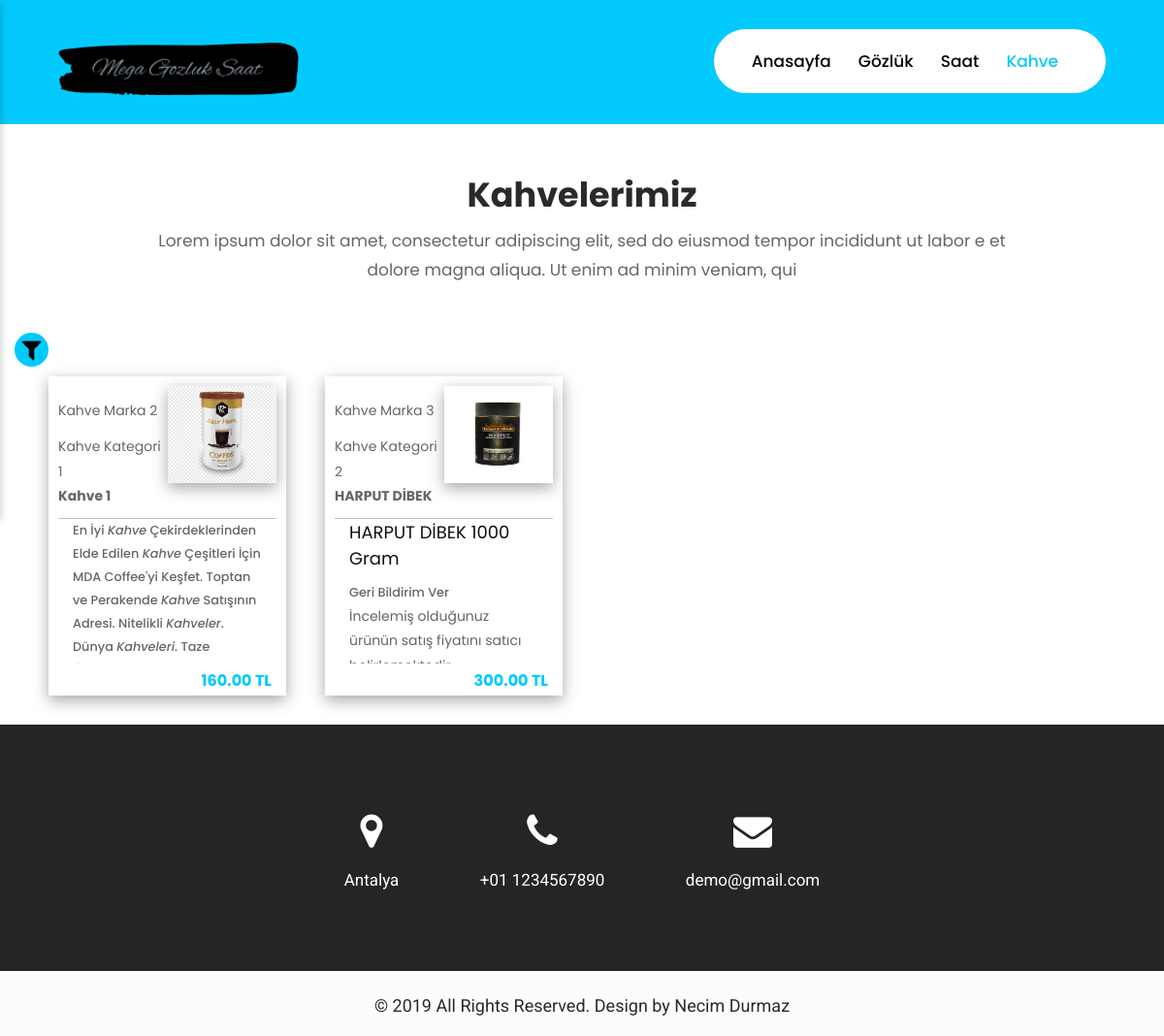
Page /kahve on the committed database.
### megaapp/models.py (models this page shows, shortened)
class Coffe(models.Model):
    title = models.CharField(max_length=50)
    description = RichTextField()
    slug = models.SlugField(
        unique=True, max_length=50, blank=True, db_index=True, editable=False
    )
    image = models.ImageField(upload_to="coffe")
    category = models.ForeignKey(CoffeCategory, on_delete=models.CASCADE)
    brand = models.ForeignKey(
        CoffeBrand, on_delete=models.CASCADE, null=True, blank=True
    )
    price = models.DecimalField(max_digits=10, decimal_places=2, default=0.00)

class CoffeBrand(models.Model):
    title = models.CharField(max_length=50)
    description = RichTextField()
    slug = models.SlugField(
        unique=True, max_length=50, blank=True, db_index=True, editable=False
    )
    def __str__(self):
        return f"{self.title}"

class CoffeCategory(models.Model):
    title = models.CharField(max_length=50)
    description = RichTextField()
    slug = models.SlugField(
        unique=True, max_length=50, blank=True, db_index=True, editable=False
    )
    def __str__(self):
        return f"{self.title}"

### megaapp/views.py (the view)
# urls.py: path("kahve", views.coffes, name="coffes"),
def coffes(request):
    coffes = Coffe.objects.all()
    get =request.GET
    if get.get('category') and  get.get('category') != 'on' :
        coffes = coffes.filter(category=get.get('category'))
    if get.get('brand') and get.get('brand') != 'on':
        coffes = coffes.filter(brand=get.get('brand'))
    if get.get('maxprice'):
        coffes = coffes.filter(price__lte=get.get('maxprice'))
    if get.get('minprice'):
        coffes = coffes.filter(price__gte=get.get('minprice'))
    categories = CoffeCategory.objects.all()
    brands = CoffeBrand.objects.all()
    return render(
        request,
        "mega/coffes.html",
        {"active":'watch',"coffes": coffes, "categories": categories, "brands": brands, "brands": brands,"filterCategory":get.get('category'),"filterBrand":get.get('brand'),"filterMaxPrice":get.get('maxprice'),"filterMinPrice":get.get('minprice')},
    )

### megaapp/templates/mega/coffes.html (shortened to what this page needs)
{% extends 'base.html' %} {% load static %} {% block css_files %}
<link href="{% static 'glightbox/css/glightbox.css' %}" rel="stylesheet" />
<link rel="stylesheet" href="{% static 'mega/css/mega/coffes.css' %}" />
{% endblock %} {% block body_files %}
<div class="position_head">
  <div class="header">
    <div class="container-fluid">
      <div class="row">
        <div class="col-xl-3 col-lg-3 col-md-3 col-sm-3 col logo_section">
          <div class="full">
            <div class="center-desk">
              <div class="logo">
                <a href="{% url 'index' %}"
                  ><img
                    src="{% static 'mega/images/png/logo-no-background.png' %}"
                    alt="#"
                /></a>
              </div>
            </div>
          </div>
        </div>
        <div class="col-xl-9 col-lg-9 col-md-9 col-sm-9">
          <nav class="navigation navbar navbar-expand-md navbar-dark">
            <div class="collapse navbar-collapse" id="navbarsExample04">
              <ul class="navbar-nav mr-auto">
                <li class="nav-item">
                  <a class="nav-link" href="{% url 'index' %}">Anasayfa</a>
                </li>
                <li class="nav-item">
                  <a class="nav-link" href="{% url 'glasses' %}">Gözlük</a>
                </li>
                <li class="nav-item">
                  <a class="nav-link" href="{% url 'watchs' %}">Saat</a>
                </li>
                <li class="nav-item active">
                  <a class="nav-link" href="{% url 'coffes' %}">Kahve</a>
                </li>
              </ul>
            </div>
          </nav>
        </div>
      </div>
    </div>
  </div>
</div>
<div class="coffees">
  <div class="container">
    <div class="row">
      <div class="col-md-10 offset-md-1">
        <div class="titlepage">
          <h2>Kahvelerimiz</h2>
          <p>
            Lorem ipsum dolor sit amet, consectetur adipiscing elit, sed do
            eiusmod tempor incididunt ut labor e et dolore magna aliqua. Ut enim
            ad minim veniam, qui
          </p>
        </div>
      </div>
    </div>
  </div>
  <div class="container-fluid">
    <div class="row">
      <div
        style="
          color: white;
          position: sticky;
          top: 50px;
          z-index: 1;
          width: 25px;
        "
      >
        <div
          onclick="filterPanelFunc()"
          style="
            display: flex;
            color: white;
            background-color: #00cafc;
            width: 35px;
            height: 35px;
            border-radius: 50%;
            align-items: center;
            justify-content: center;
          "
        >
          <img
            src="{% static 'mega/images/filter.png' %}"
            style="width: 25px; height: 25px"
          />
        </div>
      </div>
      <div class="col-md-12">
        <div class="coffe_list row">
          {% for coffe in coffes %}
          <div class="coffe_main col-xl-3 col-lg-3 col-md-4 col-sm-6">
            <div class="coffe_item row">
              <div class="coffe_item_description col-12">
                <div class="row">
                  <div
                    class="coffe_item_description__brand col-6"
                    style="display: flex; align-items: center"
                  >
                    {{coffe.brand}}
                  </div>
                  <div class="coffe_item_image col-6">
                    <a class="glightbox" href="/images/{{coffe.image}}">
                      <img
                        src="/images/{{coffe.image}}"
                        style="width: 100%"
                        alt="#"
                      />
                    </a>
                  </div>
                  <div class="coffe_item_description__category col-6">
                    {{coffe.category}}
                  </div>
                  <div class="col-6">&nbsp;</div>
                  <div
                    class="coffe_item_description__title col-6"
                    style="font-weight: bold"
                  >
                    {{coffe.title}}
                  </div>
                  <div
                    class="coffe_item_description__description col-md-12"
                    style="
                      max-height: 150px;
                      min-height: 150px;
                      border-top: 1px solid silver;
                      margin-top: 10px;
                      overflow: scroll;
                    "
                  >
                    {{coffe.description|safe |truncatechars:350}}
                  </div>
                </div>
              </div>
              <div class="coffe_item_description__price col-md-12">
                {{coffe.price}} TL
              </div>
            </div>
          </div>
          {% endfor %}
        </div>
      </div>
    </div>
  </div>
</div>
{% endblock %}

### static/mega/css/style.css (style rules this page uses)
* { box-sizing: border-box !important; }
html { scroll-behavior: smooth; }
body { color: #666666; font-size: 14px; font-family: "Poppins", sans-serif; line-height: 1.80857; font-weight: normal; }
a { color: #1f1f1f; text-decoration: none !important; outline: none !important; -webkit-transition: all 0.3s ease-in-out; -moz-transition: all 0.3s ease-in-out; -ms-transition: all 0.3s ease-in-out; -o-transition: all 0.3s ease-in-out; transition: all 0.3s ease-in-out; }
h1, h2, h3, h4, h5, h6 { letter-spacing: 0; font-weight: normal; position: relative; padding: 0 0 10px 0; font-weight: normal; line-height: normal; color: #111111; margin: 0; }
h2 { font-size: 18px; }
h3 { font-size: 18px; }
*, *::after, *::before { -webkit-box-sizing: border-box; -moz-box-sizing: border-box; box-sizing: border-box; }
ul, li, ol { margin: 0px; padding: 0px; list-style: none; }
p { margin: 0px; font-weight: 500; font-size: 15px; line-height: 24px; }
a { color: #222222; text-decoration: none; outline: none !important; }
a, .btn { text-decoration: none !important; outline: none !important; -webkit-transition: all 0.3s ease-in-out; -moz-transition: all 0.3s ease-in-out; -ms-transition: all 0.3s ease-in-out; -o-transition: all 0.3s ease-in-out; transition: all 0.3s ease-in-out; }
img { max-width: 100%; height: auto; }
.full { float: left; width: 100%; }
.full { width: 100%; float: left; margin: 0; padding: 0; }
.navigation.navbar { float: right; background: #fff; clear: both; padding: 23px 25px !important; border-radius: 64px; }
.navigation.navbar-dark .navbar-nav .nav-link { padding: 0 20px; color: #070404; font-size: 17px; line-height: 20px; font-weight: 500; }
.navigation.navbar-dark .navbar-nav .active > .nav-link, .navigation.navbar-dark .navbar-nav .nav-link.active, .navigation.navbar-dark .navbar-nav .nav-link.show, .navigation.navbar-dark .navbar-nav .show > .nav-link { color: #03cafc; }
.navbar-expand-md .navbar-nav { padding-right: 10px; }
.header { width: 100%; padding: 30px 30px; background: transparent; position: absolute; z-index: 999; }
.logo { padding-top: 14px; }
.titlepage h2 { font-size: 35px; color: #2a2a2c; line-height: 45px; font-weight: bold; padding: 0; }
.titlepage { text-align: center; margin: 50px 0px; }
.titlepage p { font-size: 17px; line-height: 30px; font-weight: 400; padding-top: 10px; }
.position_head .header { position: inherit; background: #03cafc; }

### static/mega/css/responsive.css (style rules this page uses)
@media (min-width: 1200px) and (max-width: 1342px) { .navigation.navbar-dark .navbar-nav .nav-link { padding: 0px 14px; } }

### static/mega/css/mega/coffes.css (style rules this page uses)
.coffe_item_image { height: 100px; margin-bottom: -50px; text-align: center; }
.coffe_item_image img { height: 100%; box-shadow: rgba(0, 0, 0, 0.35) 0px 5px 15px; }
.titlepage { text-align: center; margin: 50px 0px; }
.coffe_main { padding: 10px 20px; margin-bottom: 20px; }
.coffe_item_description__description p { font-size: 0.8rem; }
.coffe_item_description { max-height: 300px; padding: 10px; overflow: hidden; }
.row { margin-right: 0px; margin-left: 0px; width: 100%; }
.coffe_item_description__description { min-height: 150px; max-height: 150px; }
.row { margin-right: 0px !important; margin-left: 0px !important; width: 100%; }
.coffe_item_description__price.col-md-12 { font-size: 1rem; font-weight: bold; text-align: right; color: #00cafc; }
.coffe_item { box-shadow: rgba(0, 0, 0, 0.35) 0px 5px 15px; }
.col-6 { padding: 0; }

### rows in the picture
Coffe: brand "Kahve Marka 2", image (picture), category "Kahve Kategori 1", title "Kahve 1", description "En İyi Kahve Çekirdeklerinden Elde Edilen Kahve Çeşitleri İçin MDA Coffee'yi Keşfet. Toptan ve Perakende Kahve Satışının Adresi. Nitelikli Kahveler . Dünya Kahveleri . Taze…", price "160.00"
Coffe: brand "Kahve Marka 3", image (picture), category "Kahve Kategori 2", title "HARPUT DİBEK", description "HARPUT DİBEK 1000 Gram Geri Bildirim Ver İncelemiş olduğunuz ürünün satış fiyatını satıcı…", price "300.00"
